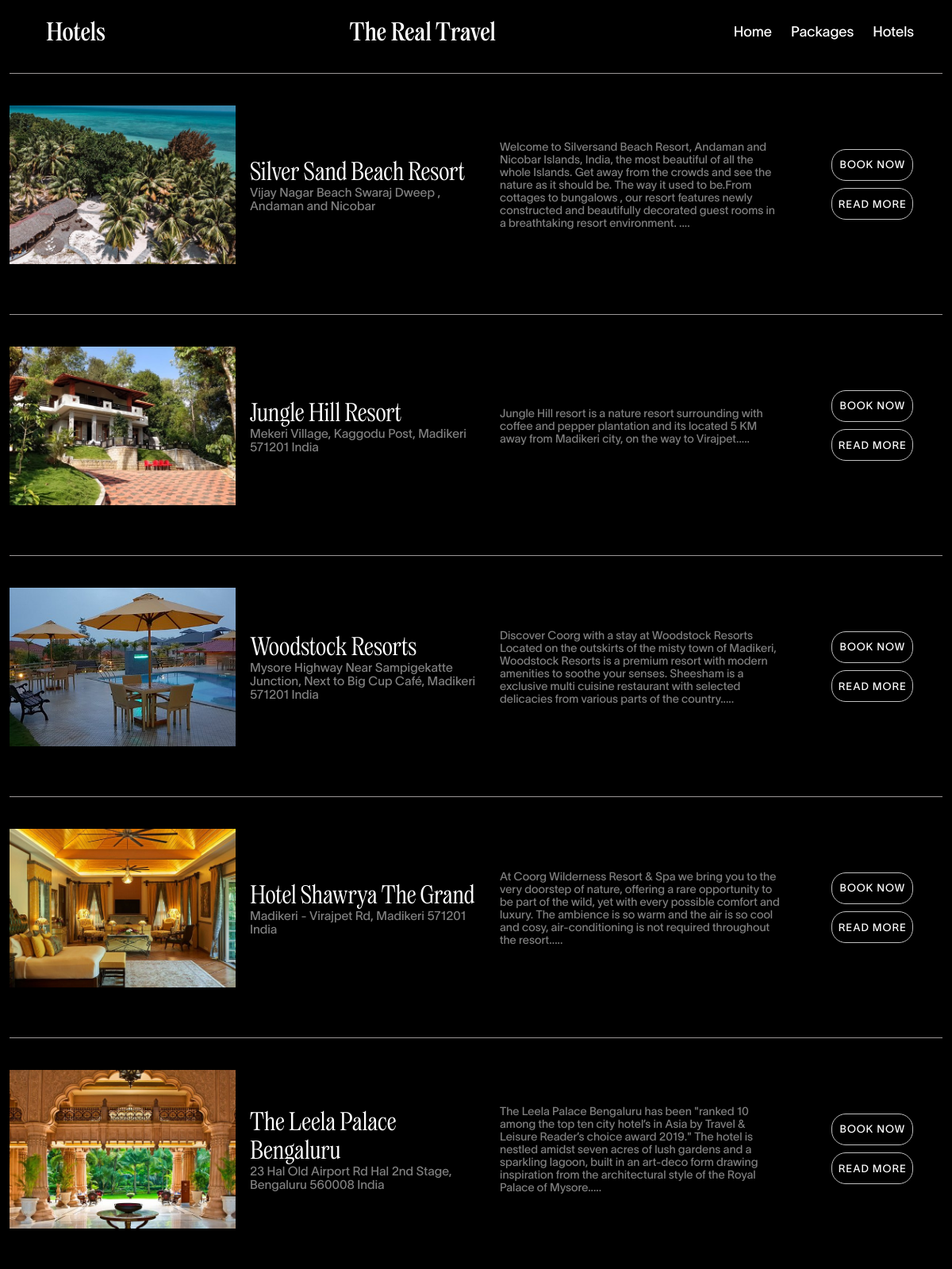
Screenshot of /Lakshadweep/hotellist.php with the database file from the repository.
### tables this page shows
CREATE TABLE `create_hotel` (
  `Hotel_Id` int(100) NOT NULL,
  `Hotel_Name` varchar(100) NOT NULL,
  `Hotel_Address` varchar(100) NOT NULL,
  `PhoneNo` varchar(20) NOT NULL,
  `email` varchar(100) NOT NULL,
  `NumberOfRooms` varchar(100) NOT NULL,
  `PriceOfRoom` int(100) NOT NULL,
  `amenities` varchar(500) NOT NULL,
  `Hotel_Image` varchar(200) NOT NULL
);

### Lakshadweep/hotellist.php (the view, shortened to what this page needs)
<?php
include("../config/feedback.php");
$sql = "select * from create_hotel ";
$result = $conn->query($sql);
?>
<!DOCTYPE html>
<html lang="en">
<head>
    <link rel="stylesheet" href="https://cdn.jsdelivr.net/npm/locomotive-scroll@3.5.4/dist/locomotive-scroll.css" />
    <link rel="stylesheet" href="../css/pwd_update.css">
</head>
<body>
    <div class="page1">
        <div class="nav">
            <div class="nav-part1">
                <h2>hotels</h2>
            </div>
            <h1>the real travel</h1>
            <div class="nav-part2">
                <h3><a href="../other/homepage.php">Home</a></h3>
                <h3><a href="tourlist.php">Packages</a></h3>
                <h3><a href="hotellist.php">Hotels</a></h3>
            </div>
        </div>
        <?php
        if ($result->num_rows > 0) {
            while ($row = mysqli_fetch_assoc($result)) {
        ?>
                <div class="middle4">
                    <div class="booking">
                        <div class="booking1">
                            <div class="book-part1">
                                <img src="<?php echo $row['Hotel_Image']; ?>" alt="img">
                            </div>
                            <div class="book-part2">
                                <h2><?php echo $row['Hotel_Name']; ?></h2>
                                <h4><?php echo $row['Hotel_Address']; ?></h4>
                            </div>
                        </div>
                        <div class="booking2">
                            <div class="book-part3">
                                <h5><?php echo $row['amenities']; ?>....</h5>
                            </div>
                            <div class="book-part4">
                                <button><a href="hotel_form.php?id=<?php echo $row['Hotel_Id']; ?>">Book Now</a></button>
                                <button><a href="../book_files/book_hotel.php?id=<?php echo $row['Hotel_Id']; ?>">read more</a></button>
                            </div>
                        </div>
                    </div>
                </div>
        <?php
            }
        }
        ?>
    </div>
</body>
</html>

### css/pwd_update.css (style rules this page uses)
* { padding: 0%; margin: 0%; box-sizing: border-box; color: white; }
html, body { height: 100%; width: 100%; }
.page1 { width: 100%; min-height: 100vh; background-color: black; color: white; }
.nav { width: 100%; height: 10vh; color: white; background-color: black; align-items: center; justify-content: space-between; display: flex; padding: 2vw 4vw; }
.nav h3 { font-family: regular; font-size: 1.5vw; font-weight: 400; color: white; }
.nav-part1 { padding: 1vh; border-left: 0.2vw solid black; }
.nav-part1 h2 { font-weight: 400; font-size: 2.5vw; font-family: regular; text-transform: capitalize; color: white; }
.nav h1 { font-family: regular; text-transform: capitalize; font-weight: 400; font-size: 2.5vw; color: white; }
.nav-part2 { gap: 2vw; display: flex; align-items: center; font-family: twl; justify-content: space-between; }
.nav-part2 h3 { font-family: twl; font-size: 1.5vw; font-weight: 400; color: white; }
.nav-part2 a { text-decoration: none; text-transform: capitalize; color: white; }
.middle4 { background-color: black; width: 100%; padding: 1vw 1vw; }
.booking { background-color: black; width: 100%; height: 35vh; color: white; border-top: 1px solid rgb(155, 151, 151); align-items: center; justify-content: space-around; display: flex; }
.booking1 { width: 50%; display: flex; align-items: center; gap: 1.5vw; height: 100%; justify-content: center; }
.booking2 { width: 50%; height: 100%; align-items: center; justify-content: space-between; display: flex; }
.book-part1 { width: 50%; height: 25vh; }
.book-part1 img { width: 100%; height: 100%; object-fit: cover; background-position: center; background-size: cover; }
.book-part2 { width: 50%; height: 25vh; justify-content: center; display: flex; flex-direction: column; }
.book-part2 h2 { font-family: regular2; font-weight: 400; font-size: 2.5vw; color: white; }
.book-part2 h4 { font-family: twl; font-size: 1.3vw; font-weight: 400; opacity: 0.5; color: white; }
.book-part3 { width: 60%; margin-left: 2.5vw; align-items: center; justify-content: center; display: flex; height: 25vh; }
.book-part3 h5 { font-family: twl; font-size: 1.2vw; font-weight: 200; opacity: 0.5; color: white; }
.book-part4 { display: flex; width: 30%; padding: 2vw; justify-content: center; flex-direction: column; align-items: center; gap: 0.8vw; }
.book-part4 button { width: 80%; letter-spacing: 1px; height: 5vh; background-color: black; text-align: center; text-transform: uppercase; padding: 0.5vw; cursor: pointer; border: 1px solid silver; font-weight: 500; font-family: twl; color: white; transition: all ease 0.4s; position: relative; border-radius: 1.5vw; overflow: hidden; }
.book-part4 button::after { content: ""; position: absolute; height: 100%; width: 100%; background-color: white; left: 0; bottom: -100%; border-radius: 50%; transition: all ease 0.4s; }
.book-part4 button a { color: white; text-decoration: none; position: relative; z-index: 9; }

### rows the page displays
create_hotel: Hotel_Image (picture), Hotel_Name "Silver Sand Beach Resort", Hotel_Address "Vijay Nagar Beach Swaraj Dweep , Andaman and Nicobar", amenities "Welcome to Silversand Beach Resort, Andaman and Nicobar Islands, India, the most beautiful of all the whole Islands. Get away from the crowds and see the nature as it should be. The way it used to be.From cottages to bungalows , our resort features newly constructed and beautifully decorated guest rooms in a breathtaking resort environment."
create_hotel: Hotel_Image (picture), Hotel_Name "Jungle Hill Resort", Hotel_Address "Mekeri Village, Kaggodu Post, Madikeri 571201 India", amenities "Jungle Hill resort is a nature resort surrounding with coffee and pepper plantation and its located 5 KM away from Madikeri city, on the way to Virajpet."
create_hotel: Hotel_Image (picture), Hotel_Name "Woodstock Resorts", Hotel_Address "Mysore Highway Near Sampigekatte Junction, Next to Big Cup Café, Madikeri 571201 India", amenities "Discover Coorg with a stay at Woodstock Resorts Located on the outskirts of the misty town of Madikeri, Woodstock Resorts is a premium resort with modern amenities to soothe your senses. Sheesham is a exclusive multi cuisine restaurant with selected delicacies from various parts of the country."
create_hotel: Hotel_Image (picture), Hotel_Name "Hotel Shawrya The Grand", Hotel_Address "Madikeri - Virajpet Rd, Madikeri 571201 India", amenities "At Coorg Wilderness Resort & Spa we bring you to the very doorstep of nature, offering a rare opportunity to be part of the wild, yet with every possible comfort and luxury. The ambience is so warm and the air is so cool and cosy, air-conditioning is not required throughout the resort."
create_hotel: Hotel_Image (picture), Hotel_Name "The Leela Palace Bengaluru", Hotel_Address "23 Hal Old Airport Rd Hal 2nd Stage, Bengaluru 560008 India", amenities "The Leela Palace Bengaluru has been \"ranked 10 among the top ten city hotel’s in Asia by Travel & Leisure Reader’s choice award 2019.\" The hotel is nestled amidst seven acres of lush gardens and a sparkling lagoon, built in an art-deco form drawing inspiration from the architectural style of the Royal Palace of Mysore."
